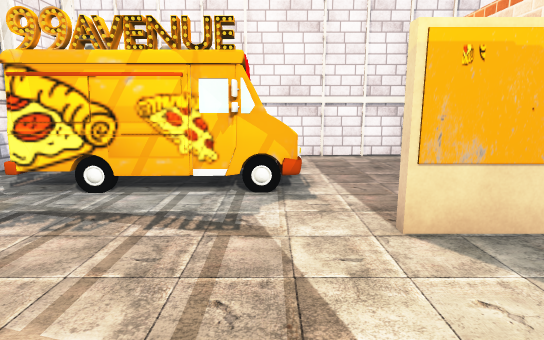
view 1 (above)

12 first-person views from a walk through a scene from a Unity 3-D project. The camera is 1.3 m above the floor, tilts 10° down and sees 80° across. The floor is counted in squares, 1 m on a side. Each view is taken from the middle of a square. On the plan, view 1 faces up. The plan holds only what a view shows up to about 14 squares ahead; the rest is blank. The place goes on beyond the plan. The player character is not drawn. Some surface patterns are stand-ins.

view 2
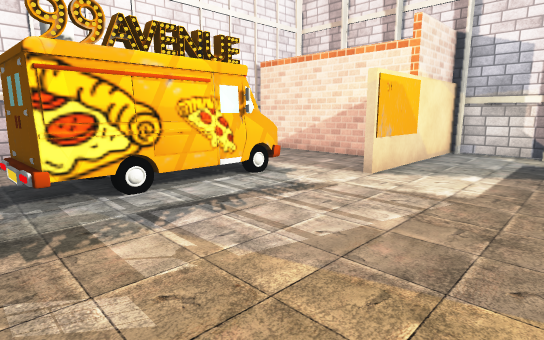

view 3
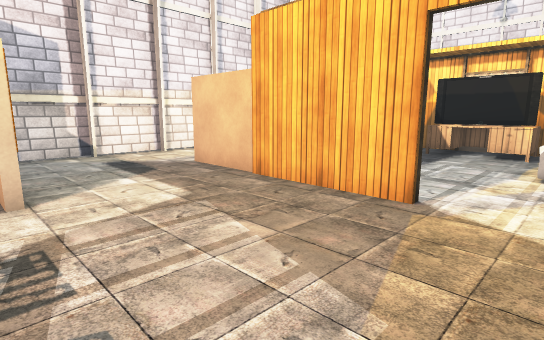

view 4
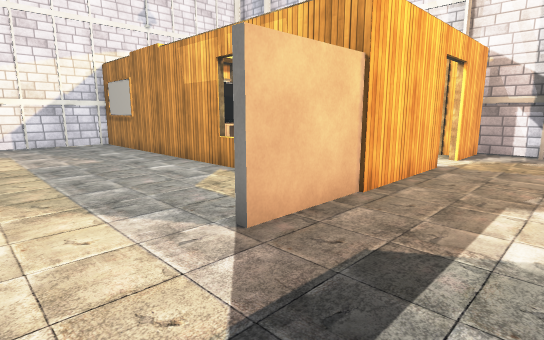

view 5
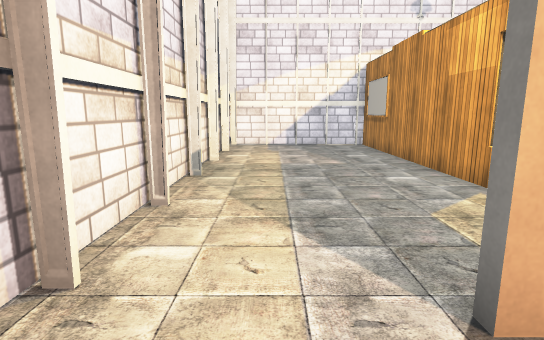

view 6
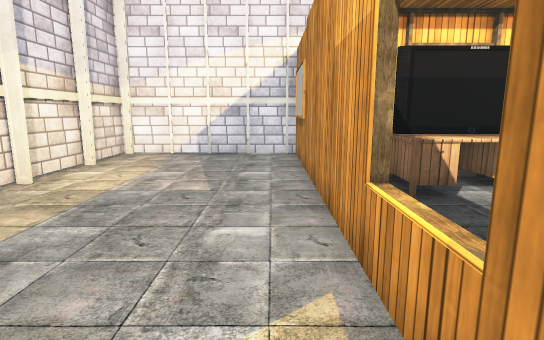

view 7
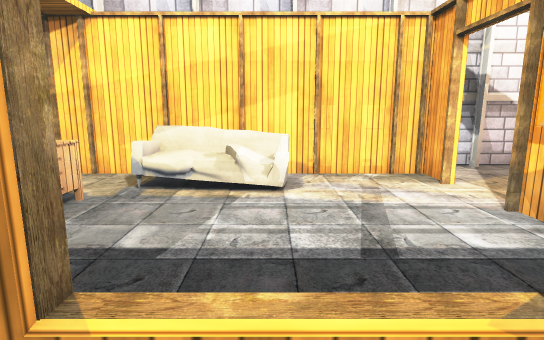

view 8
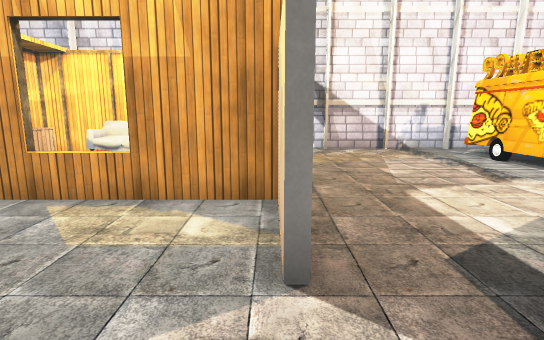

view 9
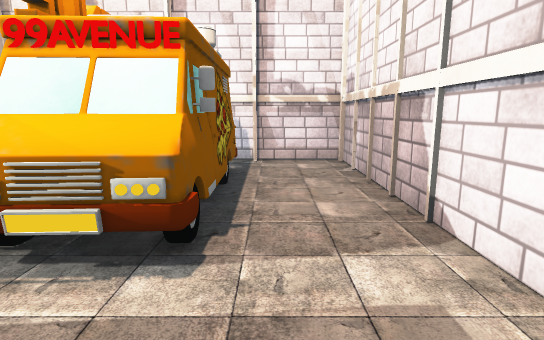

view 10
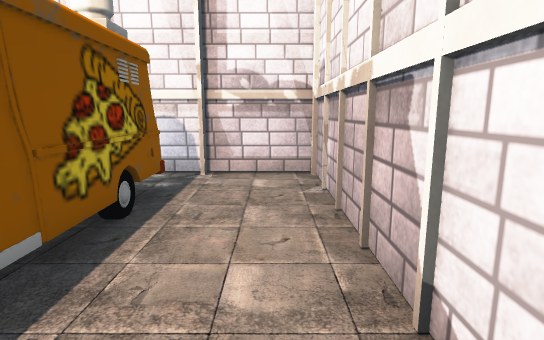

view 11
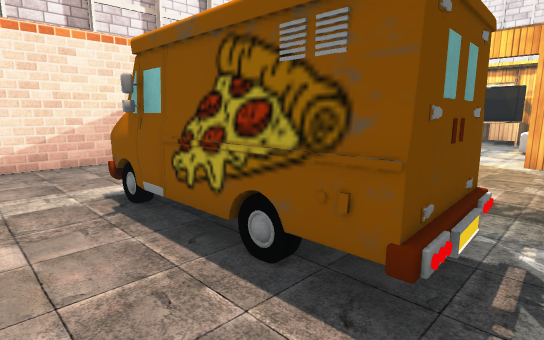

view 12
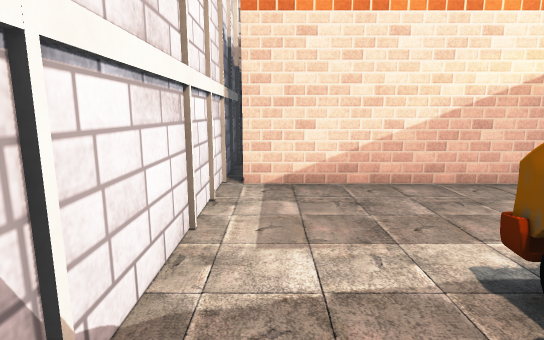

### Floor plan
Key: @ floor where view 1 was taken; # wall or solid block; . floor; = window, fence, low wall or low ledge; ^ raised ledge; O other object.
Columns run from 6 left of view 1 to 7 right of it. Each row starts with its distance up from view 1.
 10 ###########
  9 #.........#
  8 #.........#
  7 #.OOOOO...#
  6 #.OOOOO...#
  5 #.OOOOO...#
  4 #.........#
  3 #.......OO####
  2 #............#
  1 #............#
  0 #.....@......#
 -1 ###.######...#
 -2  #.....#.....#
 -3  #.....#.....#
 -4  #==...=.....#
 -5  #^=...#.....#
 -6  #=....#.....#
 -7  # OOOO#.....#
 -8  # OOOO#.....#
 -9   ##  ##.....#
-10        #.....#
-11        #.....#
-12        #.....#
-13        =######

Where each view was taken, in squares from view 1:
view 1: 0 up, 0 right, facing up
view 2: 0 up, 5 left, facing up-right
view 3: 4 up, 4 left, facing down-right
view 4: 2 up, 6 right, facing down-left
view 5: 1 up, 5 right, facing down
view 6: 2 down, 2 right, facing down
view 7: 4 down, 2 right, facing left
view 8: 1 down, 6 right, facing left
view 9: 8 up, 3 right, facing left
view 10: 9 up, 1 right, facing left
view 11: 9 up, 5 left, facing down-right
view 12: 9 up, 2 left, facing right
